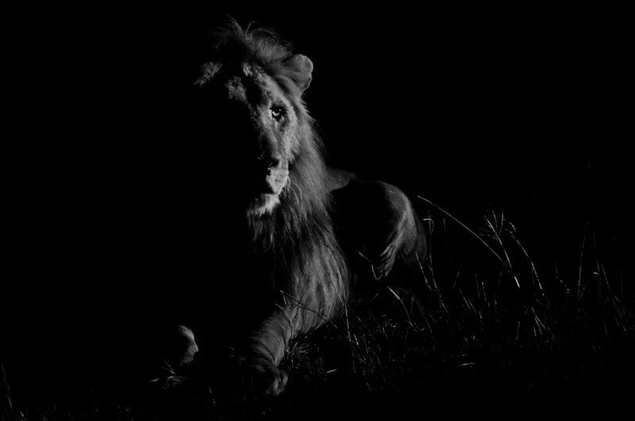
#> input picture Assignment 2/images/lion.png, 635 x 421 px, shrunk from 800 x 530 before the run, found by its file name
$ python histogram_equalization.py
#> lines starting #> are read from the running program, lines starting #| are printed output that depends on the picture
### Assignment 2/histogram.py
#import cv2
#import matplotlib.pyplot as plt
import numpy as np

# Find the histogram of an image
def histogram(img):
    row, col = img.shape
    # Declare a array of zeros of lenth 256(Pixel values)
    y = np.zeros(256, dtype = int)
    x = np.arange(0,256)
    for i in range(0,row):
        for j in range(0,col):
            y[img[i,j]] = y[img[i,j]]+ 1
    return x, y, row, col, img


# [6 lines of commented-out code are left out]

### Assignment 2/full_scale_contrast_stretching.py
#Import packages and histogram function
import numpy as np
import matplotlib.pyplot as plt
import cv2
from histogram import histogram

# You may get the condition where B-A(Defined below in line 20) could be zero. Division with zero give error, to avaoid that use below line.
np.seterr(divide='ignore', invalid='ignore')

# Define streching function
def streching(img):
   #Get the histogram and find minimum and max pixel value in image
   x, y, row, col, img  = histogram(img)
   A = np.amin(img)
   B = np.amax(img)

   # Now apply the formula of streching in each pixel
   for i in range(row):
     for j in range(col):
      img[i,j] = 255/(B-A) * (img[i,j] -A)

   # Again evaluate histogram of streched image
   x1,y1,_,_,_ = histogram(img)
   return x, y, img, x1, y1


##################################### Driver code with command ###############################################
# [48 lines that do not run on import are left out]


### Assignment 2/histogram_equalization.py
# Import required packages and functions
import numpy as np
import cv2
import matplotlib.pyplot as plt
from full_scale_contrast_stretching import streching

# Define Equalization function
def equalizer(img1):

   # In order to get good output first perform contrast streching
   _, _, img1, k, Hk = streching(img1)
   row, col = img1.shape
   Mn = row * col

   # Find the cumulative sum
   Pk = np.divide(Hk, Mn)
   Pk = np.cumsum(Pk)

   # Convert pixel value array and cumulative array into list
   Pk1 =list(Pk)
   k = list(k)
   # [9 lines of commented-out code are left out]
   for i in range(row):
      for j in range(col):
         img1[i,j] = ((Pk1[k.index(img1[i,j])]-Pk1[1])/(1-Pk1[1])) *  255
   return img1

if __name__== '__main__':
   # Read the lion.png, Hazy.png, and StoneFace.png and convert them into grayscale
    img11 = cv2.imread('images\lion.png')
#> img11 is the input picture: shape (421, 635, 3); min 0, max 198, mean 6.2
    img1 = cv2.cvtColor(img11, cv2.COLOR_BGR2GRAY)
    img22 = cv2.imread('images\Hazy.png')
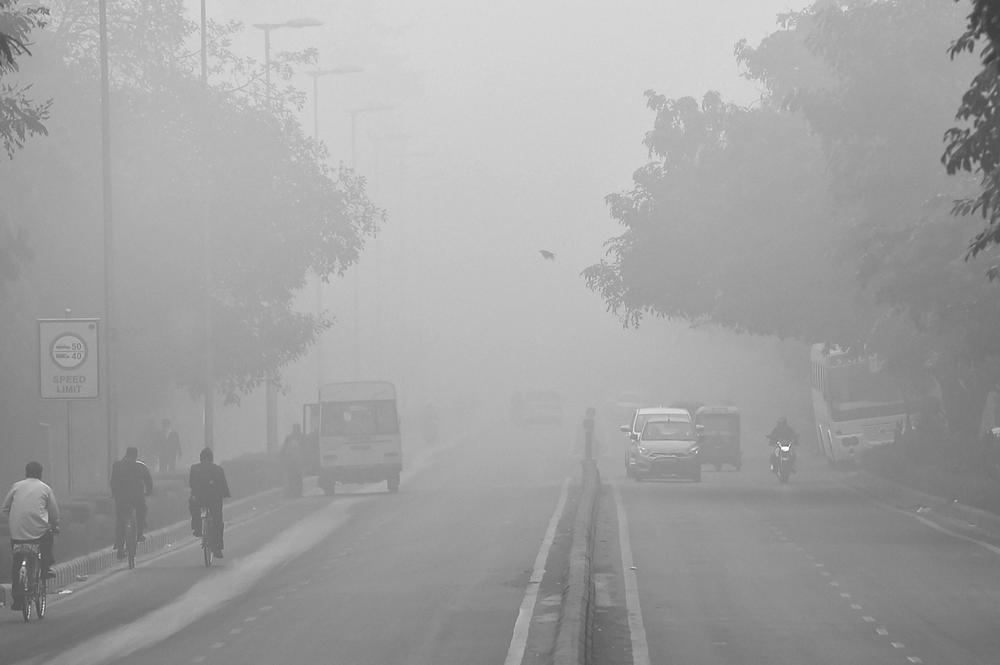
#> input picture Assignment 2/images/Hazy.png, 1000 x 665 px, shrunk from 1260 x 838 before the run, found by its file name
#> img22 is the input picture: shape (665, 1000, 3); min 61, max 255, mean 161.7
    img2 = cv2.cvtColor(img22, cv2.COLOR_BGR2GRAY)
    img33 = cv2.imread('images\StoneFace.png')
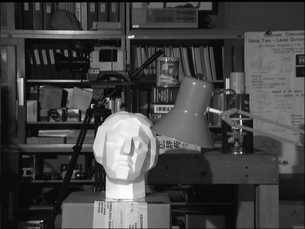
#> input picture Assignment 2/images/StoneFace.png, 305 x 229 px, shrunk from 384 x 288 before the run, found by its file name
#> img33 is the input picture: shape (229, 305, 3); min 0, max 255, mean 68.4
    img3 = cv2.cvtColor(img33, cv2.COLOR_BGR2GRAY)

   # Evaluate the equalization of each image
    out1= equalizer(img1)
#> after the loop in histogram, `for i in range(0,row):`: y = 256 values, max 202948 at index 0, min 0 at index 194, mean 1044.3
#> in streching, `x, y, row, col, img  = histogram(img)`: x = 256 values from 0 to 255; row = 421; col = 635
#> in streching, `A = np.amin(img)`: A = 0
#> in streching, `B = np.amax(img)`: B = 198
#> after the loop in streching, `for i in range(row):`:
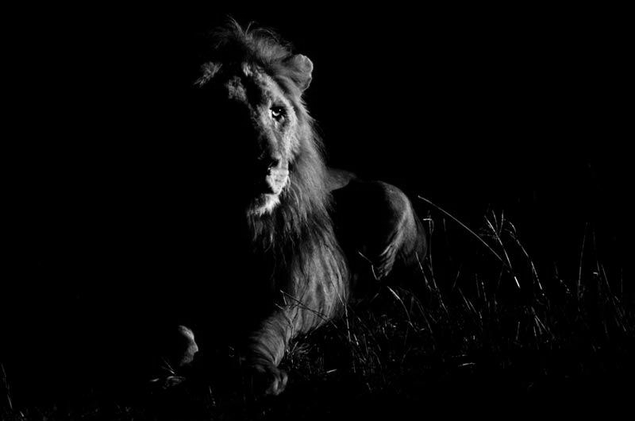
#> img: shape (421, 635); min 0, max 255, mean 7.9
#> in streching, `x1,y1,_,_,_ = histogram(img)`: x1 = 256 values from 0 to 255; y1 = 256 values, max 202948 at index 0, min 0 at index 4, mean 1044.3
#> in equalizer, `_, _, img1, k, Hk = streching(img1)`: k = 256 values from 0 to 255; Hk has the same summary as y1 in streching
#> in equalizer, `Pk = np.divide(Hk, Mn)`: Pk = 256 values, max 0.759 at index 0, min 0 at index 4, mean 0.00391
#> in equalizer, `Pk = np.cumsum(Pk)`: Pk = 256 values from 0.759 to 1
#> after the loop in equalizer, `for i in range(row):`:
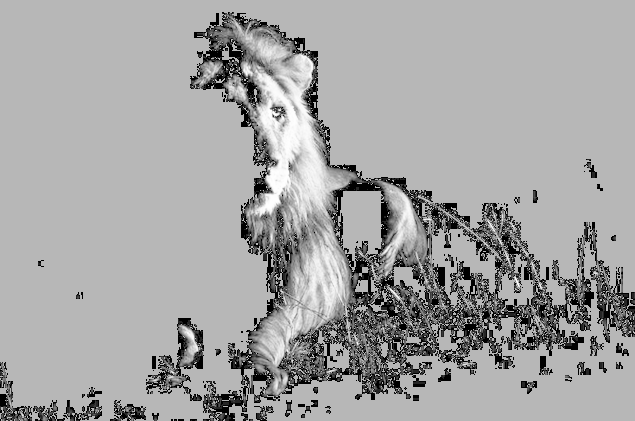
#> img1: shape (421, 635); min 0, max 254, mean 163.6
    out2= equalizer(img2)
#> in streching (call 2), `x, y, row, col, img  = histogram(img)`: y = 256 values, max 10385 at index 158, min 0 at index 0, mean 2597.7; row = 665; col = 1000
#> in streching (call 2), `A = np.amin(img)`: A = 61
#> in streching (call 2), `B = np.amax(img)`: B = 255
#> after the loop in streching (call 2), `for i in range(row):`:
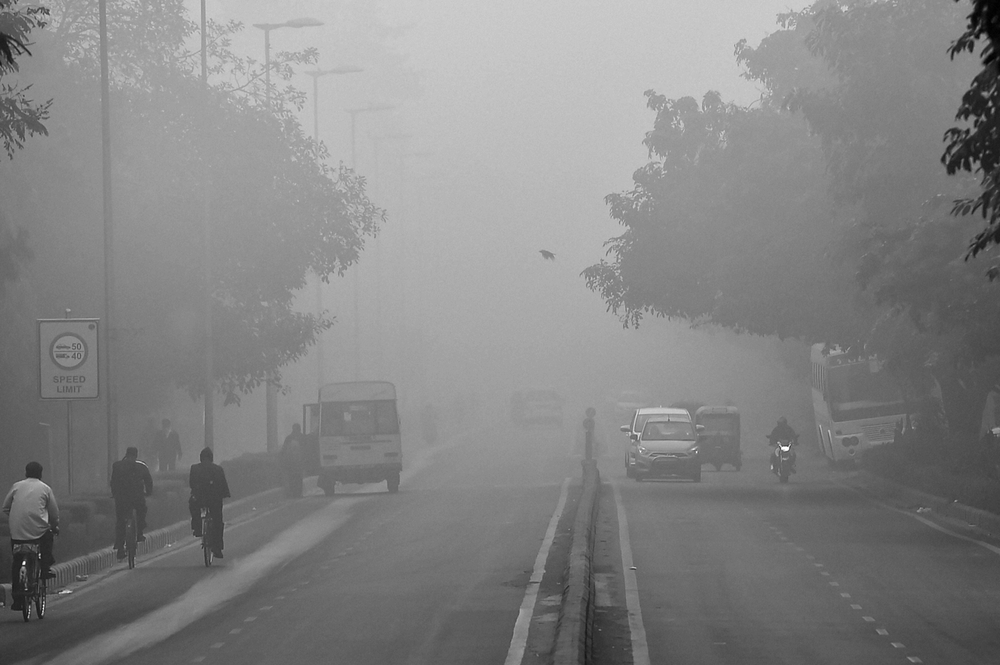
#> img: shape (665, 1000); min 0, max 255, mean 131.8
#> in streching (call 2), `x1,y1,_,_,_ = histogram(img)`: y1 = 256 values, max 10385 at index 127, min 0 at index 4, mean 2597.7
#> in equalizer (call 2), `_, _, img1, k, Hk = streching(img1)`: Hk has the same summary as y1 in streching
#> in equalizer (call 2), `Pk = np.divide(Hk, Mn)`: Pk = 256 values, max 0.0156 at index 127, min 0 at index 4, mean 0.00391
#> in equalizer (call 2), `Pk = np.cumsum(Pk)`: Pk = 256 values from 1.5e-06 to 1
#> after the loop in equalizer (call 2), `for i in range(row):`:
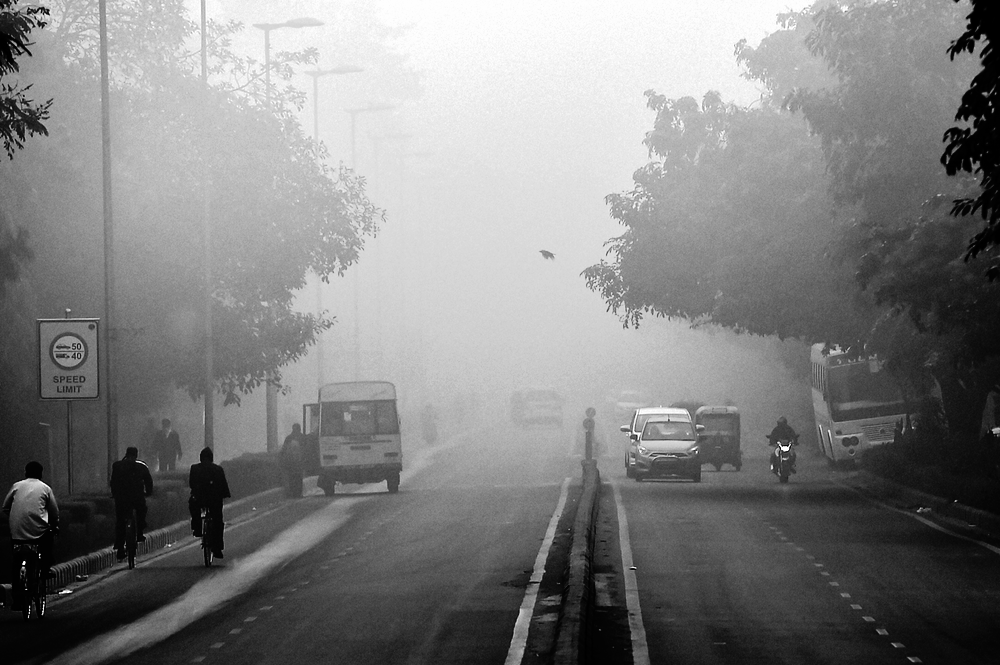
#> img1: shape (665, 1000); min 0, max 254, mean 128.3
    out3= equalizer(img3)
#> in equalizer (call 3), `_, _, img1, k, Hk = streching(img1)`: Hk = 256 values, max 1527 at index 12, min 7 at index 254, mean 272.8
#> in equalizer (call 3), `Pk = np.divide(Hk, Mn)`: Pk = 256 values, max 0.0219 at index 12, min 0.0001 at index 254, mean 0.00391
#> in equalizer (call 3), `Pk = np.cumsum(Pk)`: Pk = 256 values from 0.00242 to 1
#> after the loop in equalizer (call 3), `for i in range(row):`:
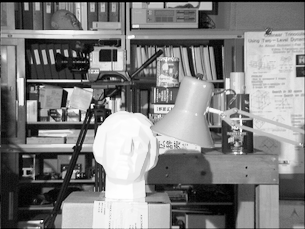
#> img1: shape (229, 305); min 0, max 254, mean 127.6
    # Now plot the graph of each input and output image
    plt.figure(1)
    plt.subplot(1,2,1)
    plt.imshow(img11,cmap='gray',vmin=0,vmax=255)
    plt.title('Lion original image')
    plt.subplot(1,2,2)
    plt.imshow(out1,cmap='gray',vmin=0,vmax=255)
    plt.title('Lion contrast streched and equalized image')


    plt.figure(2)
    plt.subplot(1,2,1)
    plt.imshow(img22,cmap='gray',vmin=0,vmax=255)
    plt.title('Original of Hazy image')
    plt.subplot(1,2,2)
    plt.imshow(out2,cmap='gray',vmin=0,vmax=255)
    plt.title('Hazy contrast strechecd and equalized image')

    plt.figure(3)

    plt.subplot(1,2,1)
    plt.imshow(img33,cmap='gray',vmin=0,vmax=255)
    plt.title('StoneFace original image')
    plt.subplot(1,2,2)
    plt.imshow(out3,cmap='gray',vmin=0,vmax=255)
    plt.title('StoneFace contrast strechecd and equalized image')
    plt.show()
